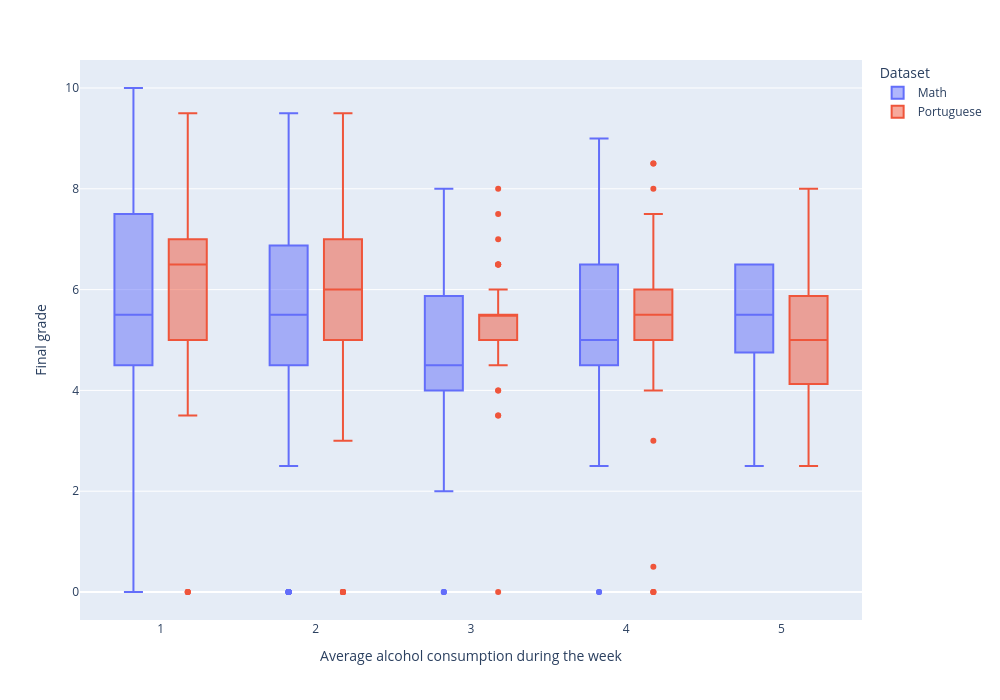

The notebook cell saved with this chart:
### Markdown cell above
## Alcohol consumption and final grades

### Code cell
#| class: col-page-right
%run ../plots/alcohol_consumption_plot.ipynb

### Figure 1 — Plotly figure (JSON) as saved in the notebook; plotly's stock layout.template omitted (floating-point values rounded to 4 significant figures; data arrays with more than 128 entries replaced by an {"elided": "..."} marker saying what was removed)
{"data": [{"alignmentgroup": "True", "hovertemplate": "Dataset=Math<br>Average alcohol consumption during the week=%{x}<br>Final grade=%{y}<extra></extra>", "legendgroup": "Math", "marker": {"color": "#636efa"}, "name": "Math", "notched": false, "offsetgroup": "Math", "orientation": "v", "showlegend": true, "type": "box", "x": {"elided": "395 float values"}, "x0": " ", "xaxis": "x", "y": {"elided": "395 float values"}, "y0": " ", "yaxis": "y"}, {"alignmentgroup": "True", "hovertemplate": "Dataset=Portuguese<br>Average alcohol consumption during the week=%{x}<br>Final grade=%{y}<extra></extra>", "legendgroup": "Portuguese", "marker": {"color": "#EF553B"}, "name": "Portuguese", "notched": false, "offsetgroup": "Portuguese", "orientation": "v", "showlegend": true, "type": "box", "x": {"elided": "649 float values"}, "x0": " ", "xaxis": "x", "y": {"elided": "649 float values"}, "y0": " ", "yaxis": "y"}], "layout": {"boxmode": "group", "height": 700, "legend": {"title": {"text": "Dataset"}, "tracegroupgap": 0}, "margin": {"t": 60}, "width": 1000, "xaxis": {"anchor": "y", "domain": [0, 1], "title": {"text": "Average alcohol consumption during the week"}}, "yaxis": {"anchor": "x", "domain": [0, 1], "title": {"text": "Final grade"}}}}
